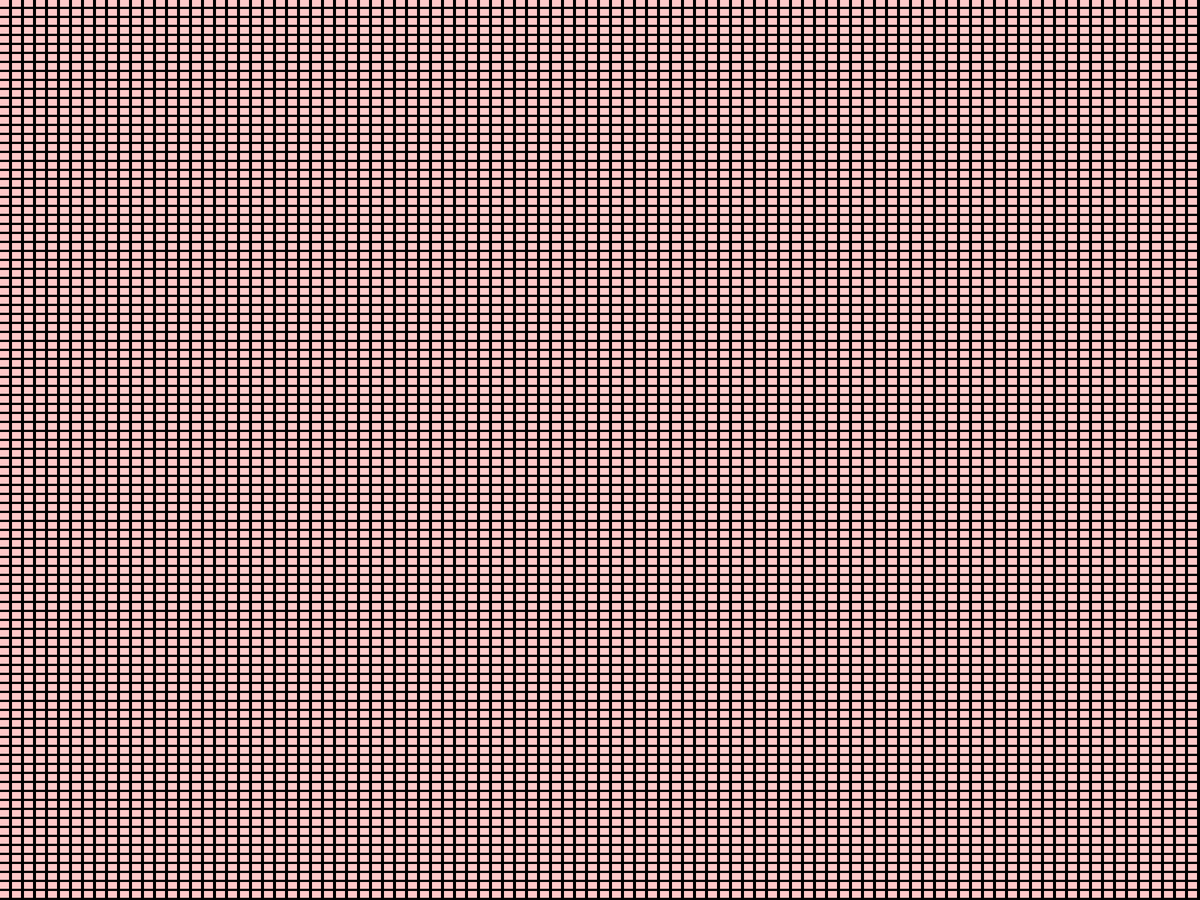
Frame 1 (no input)
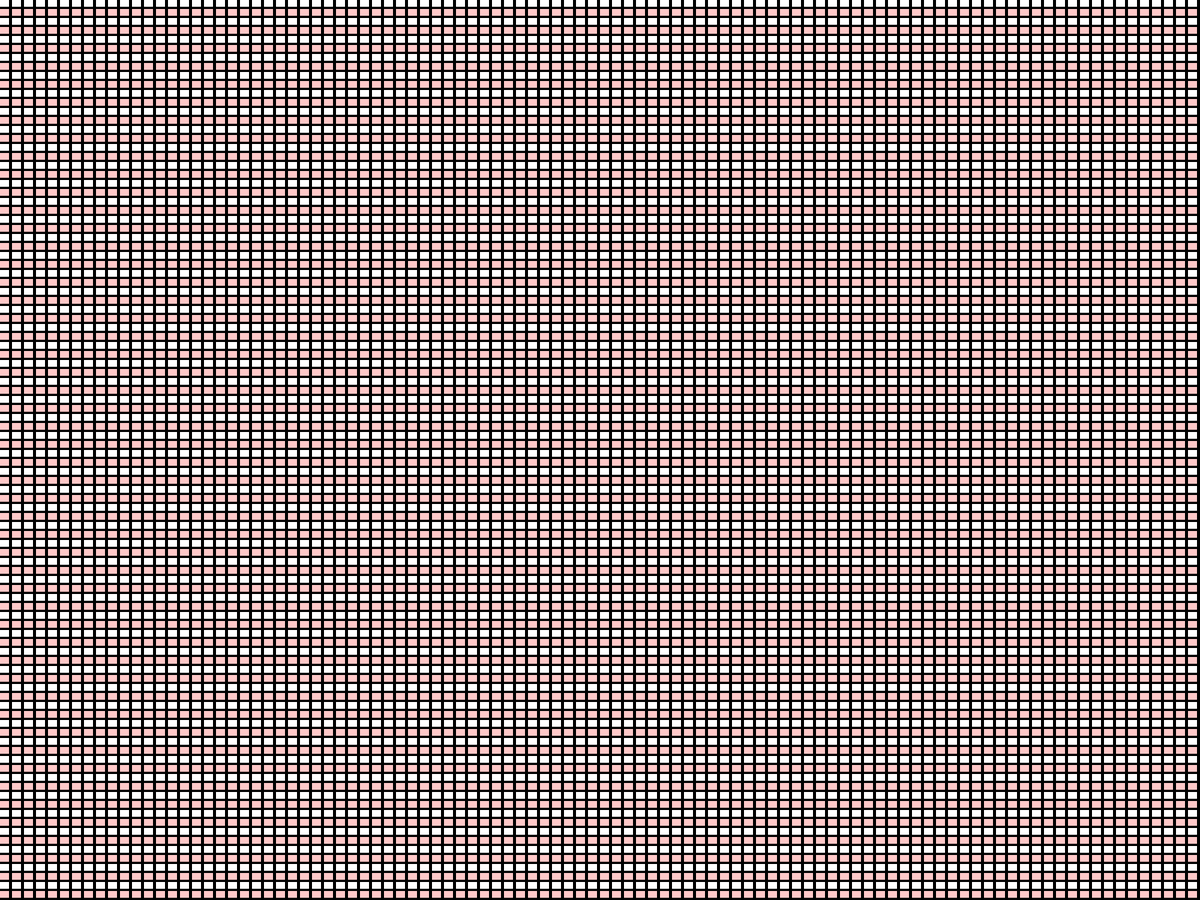
Frame 60 (the mouse pressed at the canvas centre just before this capture)
Frame 120 (the mouse held since frame 60 and released just before this capture): identical to frame 60, image omitted

The Processing sketch that drew these frames (run headless with seeded random() and noise(); from frame 60 on, the mouse is pressed at the canvas centre):

// Processing sketch: pattern_modulo_01
// ── pattern_modulo_01.pde
// -
// pattern_modulo 0.1 by Irene Trotta [pattern, module]
// 2018 © Irene @iretrtr, Daniele @Fupete and the course DSII2018 @UniRSM 
// github.com/fupete — github.com/dsii-2018-unirsm
// Educational purposes, MIT License, 2018, San Marino
// —

void setup(){
  fullScreen(); 
  background(0);
  noSmooth();
  noStroke();
}

void draw(){
  int w = width / 100; 
  int h = height / 100;
  for (int col = 0; col < width; col++) {
    for (int row = 0; row < height; row++) {
        if (frameCount%2==0 && row%2==0){
          fill(255); 
        } else {
          fill(255, 200, 200);
        }
      rect(w * col, h * row,
           w * 4/5, h*4/5);
    }
  }
}
